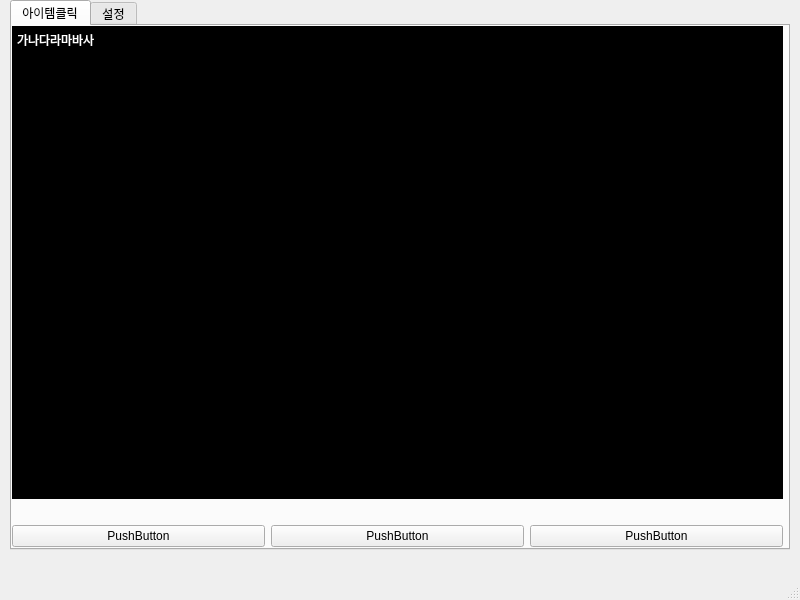
<?xml version="1.0" encoding="UTF-8"?>
<ui version="4.0">
 <class>MainWindow</class>
 <widget class="QMainWindow" name="MainWindow">
  <property name="geometry">
   <rect>
    <x>0</x>
    <y>0</y>
    <width>800</width>
    <height>600</height>
   </rect>
  </property>
  <property name="windowTitle">
   <string>MainWindow</string>
  </property>
  <widget class="QWidget" name="centralwidget">
   <widget class="QTabWidget" name="tab">
    <property name="geometry">
     <rect>
      <x>10</x>
      <y>0</y>
      <width>780</width>
      <height>550</height>
     </rect>
    </property>
    <property name="currentIndex">
     <number>0</number>
    </property>
    <widget class="QWidget" name="tab_item">
     <attribute name="title">
      <string>아이템클릭</string>
     </attribute>
     <widget class="QWidget" name="verticalLayoutWidget">
      <property name="geometry">
       <rect>
        <x>0</x>
        <y>0</y>
        <width>771</width>
        <height>521</height>
       </rect>
      </property>
      <layout class="QVBoxLayout" name="verticalLayout">
       <item>
        <widget class="QTextEdit" name="textEdit">
         <property name="styleSheet">
          <string notr="true">background-color: rgb(0, 0, 0);
color: rgb(255, 255, 255)</string>
         </property>
         <property name="html">
          <string>&lt;!DOCTYPE HTML PUBLIC &quot;-//W3C//DTD HTML 4.0//EN&quot; &quot;http://www.w3.org/TR/REC-html40/strict.dtd&quot;&gt;
&lt;html&gt;&lt;head&gt;&lt;meta name=&quot;qrichtext&quot; content=&quot;1&quot; /&gt;&lt;style type=&quot;text/css&quot;&gt;
p, li { white-space: pre-wrap; }
&lt;/style&gt;&lt;/head&gt;&lt;body style=&quot; font-family:'Gulim'; font-size:9pt; font-weight:400; font-style:normal;&quot;&gt;
&lt;p style=&quot; margin-top:0px; margin-bottom:0px; margin-left:0px; margin-right:0px; -qt-block-indent:0; text-indent:0px;&quot;&gt;가나다라마바사&lt;/p&gt;
&lt;p style=&quot;-qt-paragraph-type:empty; margin-top:0px; margin-bottom:0px; margin-left:0px; margin-right:0px; -qt-block-indent:0; text-indent:0px;&quot;&gt;&lt;br /&gt;&lt;/p&gt;&lt;/body&gt;&lt;/html&gt;</string>
         </property>
        </widget>
       </item>
       <item>
        <spacer name="horizontalSpacer">
         <property name="orientation">
          <enum>Qt::Horizontal</enum>
         </property>
         <property name="sizeHint" stdset="0">
          <size>
           <width>40</width>
           <height>20</height>
          </size>
         </property>
        </spacer>
       </item>
       <item>
        <layout class="QHBoxLayout" name="horizontalLayout">
         <item>
          <widget class="QPushButton" name="pushButton">
           <property name="text">
            <string>PushButton</string>
           </property>
          </widget>
         </item>
         <item>
          <widget class="QPushButton" name="pushButton_3">
           <property name="text">
            <string>PushButton</string>
           </property>
          </widget>
         </item>
         <item>
          <widget class="QPushButton" name="pushButton_2">
           <property name="text">
            <string>PushButton</string>
           </property>
          </widget>
         </item>
        </layout>
       </item>
      </layout>
     </widget>
    </widget>
    <widget class="QWidget" name="tab_setting">
     <attribute name="title">
      <string>설정</string>
     </attribute>
    </widget>
   </widget>
  </widget>
  <widget class="QMenuBar" name="menubar">
   <property name="geometry">
    <rect>
     <x>0</x>
     <y>0</y>
     <width>800</width>
     <height>22</height>
    </rect>
   </property>
  </widget>
  <widget class="QStatusBar" name="statusbar"/>
 </widget>
 <resources>
  <include location="../resource/image/item_click2.qrc"/>
 </resources>
 <connections/>
</ui>
